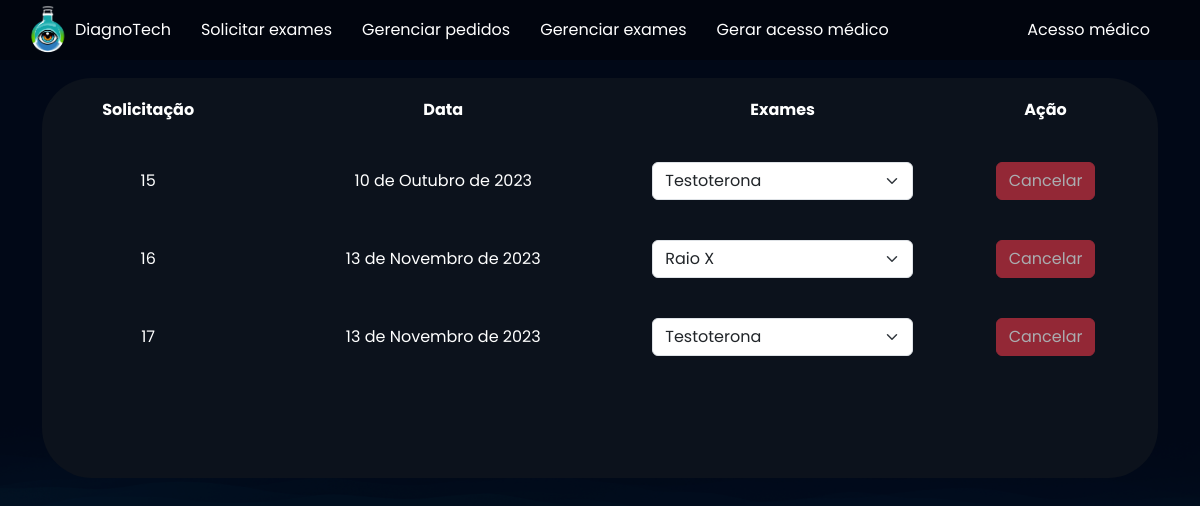
The page /exames/gerenciar_pedidos/ (signed in) on the database as committed earlier.
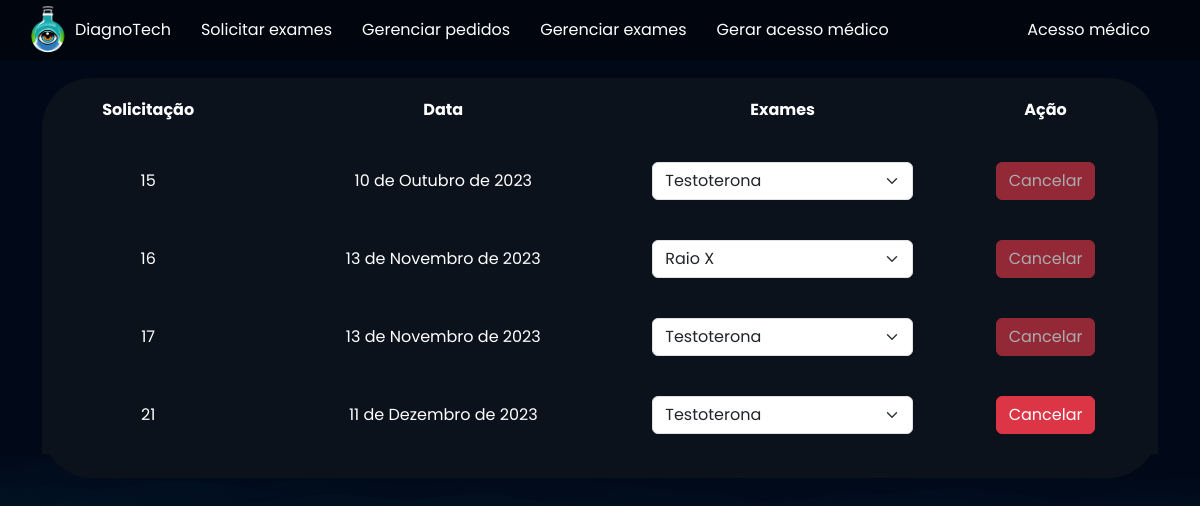
The same page on the database as committed later.
### exames/models.py (models this page shows, shortened)
class PedidosExames(models.Model):
    usuario = models.ForeignKey(User, on_delete=models.DO_NOTHING)
    exames = models.ManyToManyField(SolicitacaoExame)
    agendado = models.BooleanField(default=True)
    data = models.DateField()

### exames/views.py (the view)
# urls.py: path('gerenciar_pedidos/', views.gerenciar_pedidos, name = 'gerenciar_pedidos'),
@login_required(login_url="/usuarios/login/")
def gerenciar_pedidos(request):
    pedidos_exames = PedidosExames.objects.filter(usuario=request.user)
    return render(request, 'gerenciar_pedidos.html', {'pedidos_exames': pedidos_exames})

### exames/templates/gerenciar_pedidos.html (shortened to what this page needs)
{% extends "bases/base.html" %} {% load static %} {% block 'head' %}
<link href="{% static 'exames/css/css.css' %}" rel="stylesheet" />
<link href="{% static 'exames/css/gerenciar_pedidos.css' %}" rel="stylesheet" />
{% endblock 'head' %} {% block 'conteudo' %}
<br />
<br />
<div class="container">
  <div class="card card-view">
    <table>
      <tr>
        <th>Solicitação</th>
        <th>Data</th>
        <th>Exames</th>
        <th>Ação</th>
      </tr>
      {% for pedido in pedidos_exames %}
      <tr class="linha-tabela">
        <td>{{pedido.id}}</td>
        <td>{{pedido.data}}</td>
        <td>
          <select class="form-select">
            {% for exame in pedido.exames.all %}
            <option style="color: black" value="">{{exame.exame.nome}}</option>
            {% endfor %}
          </select>
        </td>
        <td>
          <a href="{% url 'cancelar_pedido' pedido.id %}"
            class="btn btn-danger {% if not pedido.agendado %} disabled {% endif %}">Cancelar</a>
        </td>
      </tr>
      {% endfor %}
    </table>
  </div>
</div>
{% endblock 'conteudo' %}

Rows that differ between the two databases and show on the page:
added PedidosExames: id "21", data "11 de Dezembro de 2023", agendado True (drawn)
